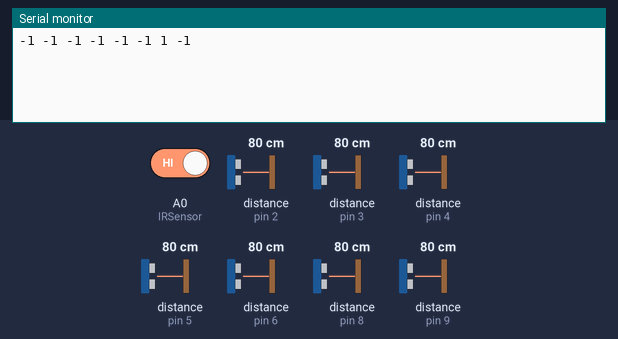
A sketch run on a simulated Arduino Uno, built with avr-gcc and run on an emulated ATmega328P. On the bench: the last lines printed to the serial monitor. The inputs (shaded band) are chosen by the test bench; at power-on: distance to the obstacle (sensors on pin 2, pin 4, pin 3, pin 6, pin 5, pin 8, pin 9) 80 cm, A0 (IRSensor) HIGH. The echo pulse lasts 58.3 µs per cm.

Above: at 1.2 s.
1.3 s: distance to the obstacle (sensor on pin 2) set to 2 cm
At 1.3 s:
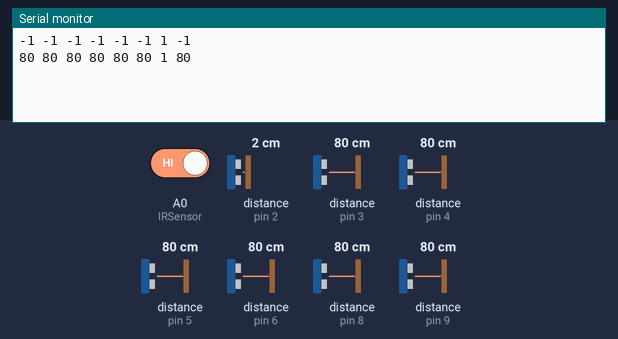
2.8 s: distance to the obstacle (sensor on pin 4) set to 120 cm
At 4.6 s:
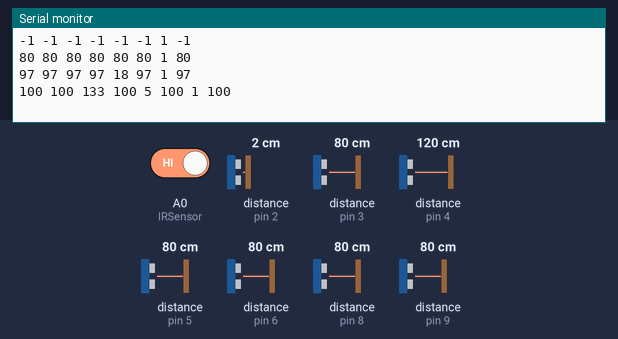
7.3 s: distance to the obstacle (sensor on pin 3) set to 2 cm
At 7.8 s:
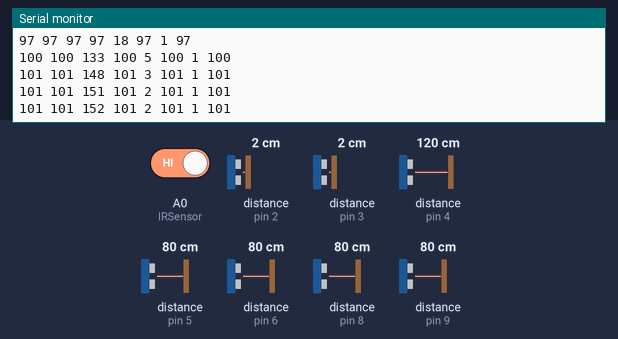
8.8 s: distance to the obstacle (sensor on pin 6) set to 60 cm
At 10.7 s:
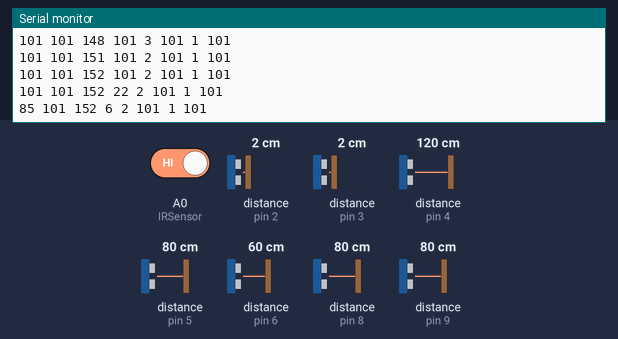
13.3 s: distance to the obstacle (sensor on pin 5) set to 2 cm
At 14.7 s:
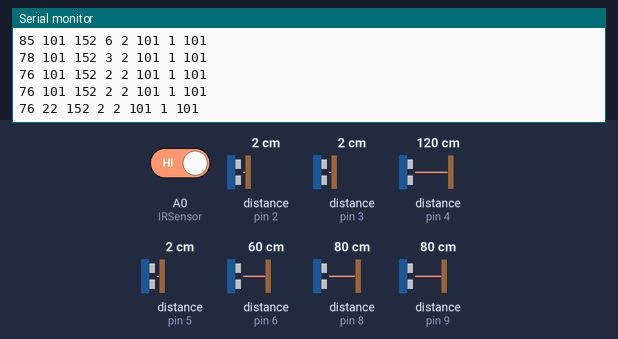
14.8 s: distance to the obstacle (sensor on pin 8) set to 250 cm
At 16.7 s:
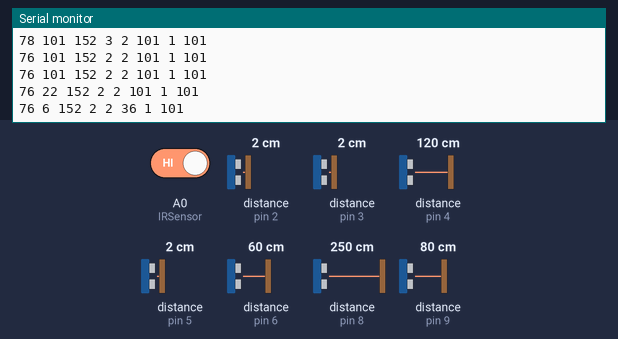
Timing chart, 0 to 18.2 s (numbered marks = the images above; inputs shaded):
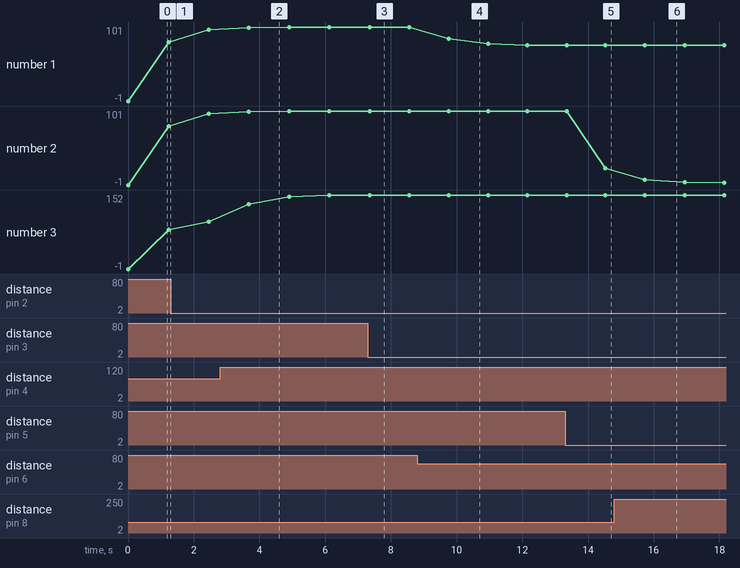

Measured:
- after the input at 2.8 s, the serial monitor: prints a new line after 0.88 s (image 2)
- after the input at 8.8 s, the serial monitor: prints a new line after 0.96 s (image 4)
- after the input at 13.3 s, the serial monitor: prints a new line after 1.2 s (image 5)
- after the input at 14.8 s, the serial monitor: prints a new line after 0.93 s (image 6)
- plotted number 1: 101 → 76 after the input at 8.8 s
- plotted number 2: 101 → 22 after the input at 13.3 s
- plotted number 3: 97 → 151 after the input at 2.8 s

The sketch:

Arduino_for_Sensors.ino
```cpp
#include <NewPing.h>
#define TRIGGER_PIN  7
#define ECHO_PIN1     6
#define ECHO_PIN2     5
#define ECHO_PIN3     4
#define ECHO_PIN4     3
#define ECHO_PIN5     2
#define ECHO_PIN6     8
#define ECHO_PIN7     9
#define MAX_DISTANCE 200

int d1, d2, d3, d4, d5, d6, d7;
int IRSensor = A0;
int IRSensor2 = A1;
int green_d = 18;
int blue_d = 8;
int cycle = 0;

String Tot_string;

NewPing sonar1(TRIGGER_PIN, ECHO_PIN1, MAX_DISTANCE);
NewPing sonar2(TRIGGER_PIN, ECHO_PIN2, MAX_DISTANCE);
NewPing sonar3(TRIGGER_PIN, ECHO_PIN3, MAX_DISTANCE);
NewPing sonar4(TRIGGER_PIN, ECHO_PIN4, MAX_DISTANCE);
NewPing sonar5(TRIGGER_PIN, ECHO_PIN5, MAX_DISTANCE);
NewPing sonar6(TRIGGER_PIN, ECHO_PIN6, MAX_DISTANCE);
NewPing sonar7(TRIGGER_PIN, ECHO_PIN7, MAX_DISTANCE);

void setup()
{
  pinMode (IRSensor, INPUT); // sensor pin INPUT
  pinMode (IRSensor2, INPUT); // sensor pin INPUT
  Serial.begin(9600);
}

void loop()
{
 int count = 0;
 for (int i = 0; i <5; i++){
   // Ignore 0 measurements
   if ( d1 != 0 || d2 != 0 || d3 != 0 || d4 != 0 || d5 != 0 || d6 != 0 || d7 !=0 ){
     delay(30);
     d1 += sonar1.ping_cm();
     delay(30);
     d2 += sonar2.ping_cm();
     delay(30);
     d5 += sonar5.ping_cm();
     delay(30);
     d3 += sonar3.ping_cm();
     delay(30);
     d4 += sonar4.ping_cm();
     delay(30);
     d6 += sonar6.ping_cm();
     delay(30);
     d7 += sonar7.ping_cm();

     count += 1;
   }

   // Check Intermidate measurements
   // Serial.println("Added measurements");
   // Serial.println(d1);
   // Serial.println(d2);
   // Serial.println(d4);
 }
  int StatusSense = digitalRead(IRSensor);
  // float v = analogRead(IRSensor2)*0.0048828125;
  // int Bottomdist = 13*pow(v,-1);

  d1 = d1/count;
  d2 = d2/count;
  d3 = d3/count;
  d4 = d4/count;
  d5 = d5/count;
  d6 = d6/count;
  d7 = d7/count;

  // Send to Matlab
  Tot_string = d1 + String(" ") + d2 + String(" ") + d3 + String(" ") + d4 + String(" ") + d5 + String(" ") + d6 + String(" ") + StatusSense + String(" ") + d7;
  Serial.println(Tot_string);
}
```
